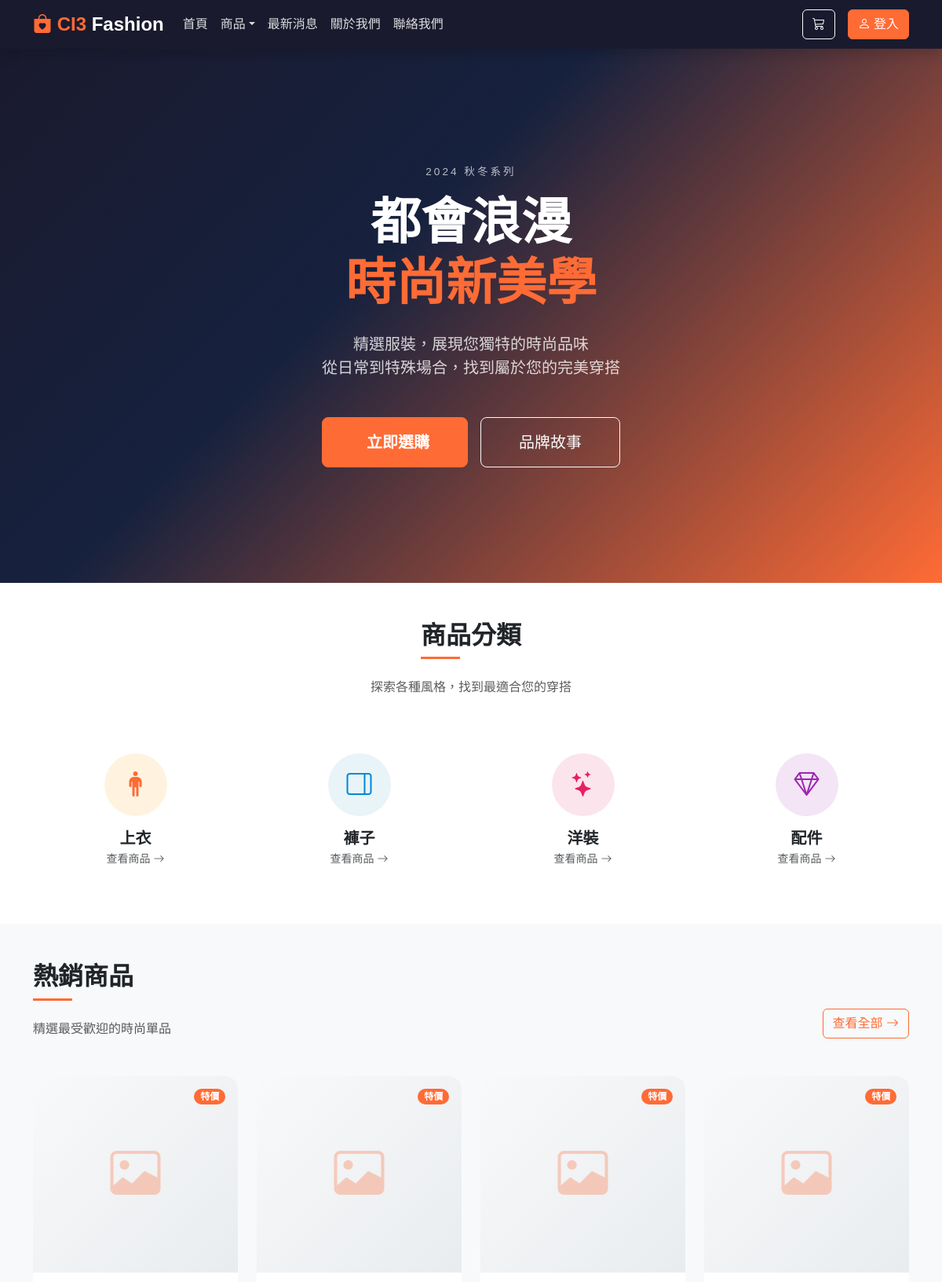
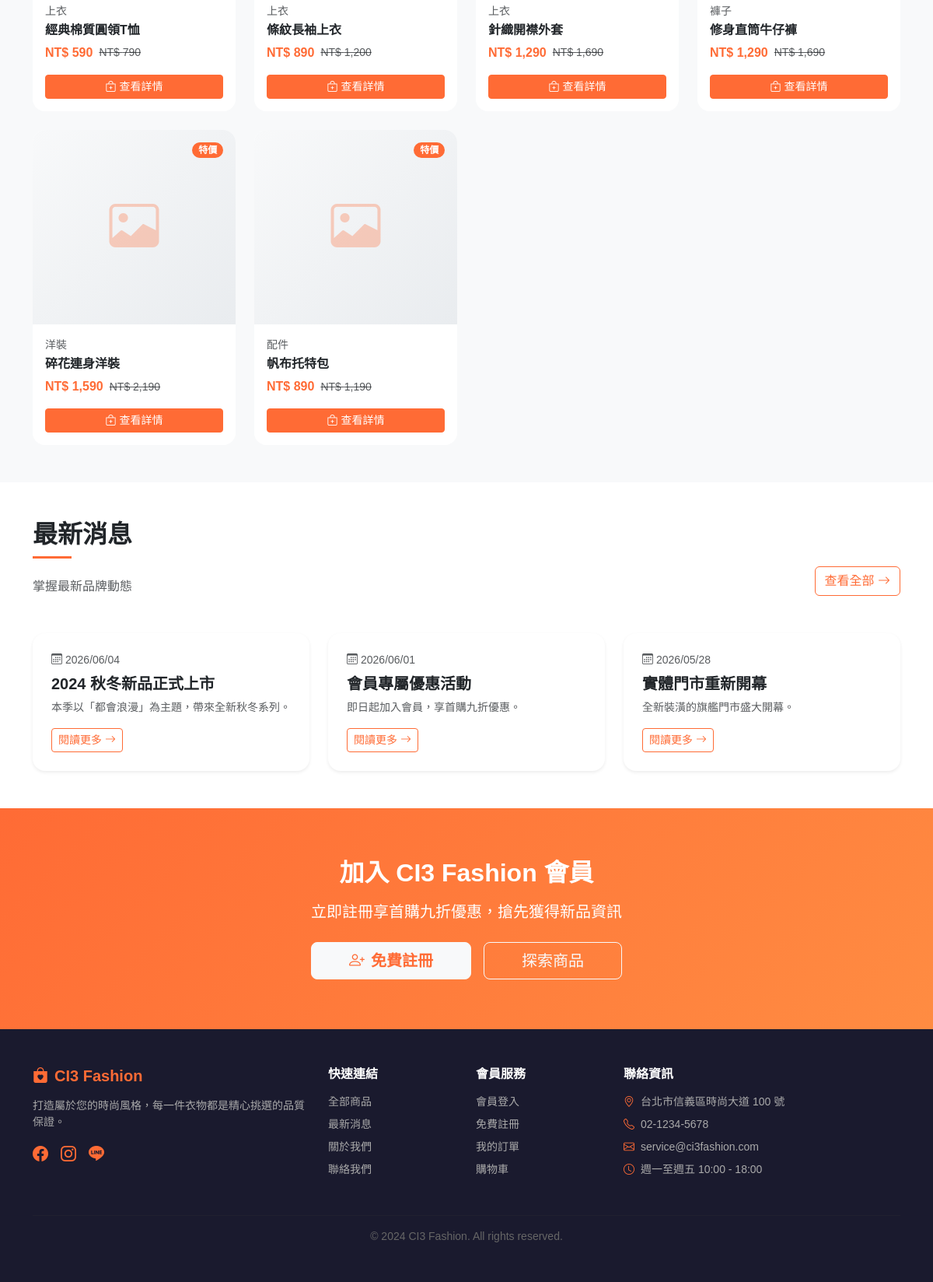
The page / on the database its author committed (2 pictures, top to bottom).
### tables this page shows
CREATE TABLE `categories` (
  `id`         int          NOT NULL AUTO_INCREMENT,
  `name`       varchar(100) NOT NULL COMMENT '分類顯示名稱',
  `slug`       varchar(100) NOT NULL COMMENT 'URL 識別名稱（英文小寫）',
  `sort_order` int          DEFAULT '0' COMMENT '排列順序，數字越小越前',
  PRIMARY KEY (`id`),
  UNIQUE KEY `slug` (`slug`)
);

CREATE TABLE `products` (
  `id`             int            NOT NULL AUTO_INCREMENT,
  `name`           varchar(255) NOT NULL COMMENT '商品名稱',
  `category_id`    int            NOT NULL COMMENT '所屬分類 ID（FK → categories.id）',
  `description`    text COMMENT '商品描述',
  `price`          decimal(10,2)  NOT NULL DEFAULT '0.00' COMMENT '現售價',
  `original_price` decimal(10,2)  DEFAULT NULL COMMENT '劃線原價（null 表示無折扣顯示）',
  `is_active`      tinyint(1)     DEFAULT '1' COMMENT '上架狀態：1=上架，0=下架',
  `is_featured`    tinyint(1)     DEFAULT '0' COMMENT '精選旗標：1=首頁精選顯示',
  `stock`          int            DEFAULT '0' COMMENT '總庫存數量',
  `created_at`     timestamp      NULL DEFAULT CURRENT_TIMESTAMP,
  PRIMARY KEY (`id`),
  KEY `category_id` (`category_id`),
  CONSTRAINT `products_ibfk_1` FOREIGN KEY (`category_id`) REFERENCES `categories` (`id`)
);

CREATE TABLE `news` (
  `id`           int        NOT NULL AUTO_INCREMENT,
  `title`        varchar(255) NOT NULL COMMENT '文章標題',
  `summary`      text COMMENT '摘要（列表頁顯示用）',
  `content`      longtext COMMENT '完整內文（支援 HTML 富文字）',
  `is_published` tinyint(1) DEFAULT '0' COMMENT '發佈狀態：0=草稿，1=已發佈',
  `published_at` datetime   DEFAULT NULL COMMENT '發佈時間（草稿時為 NULL）',
  `created_at`   timestamp  NULL DEFAULT CURRENT_TIMESTAMP,
  PRIMARY KEY (`id`)
);

### application/core/MY_Controller.php (called while the page is built, shortened)
<?php
class Front_Controller extends MY_Controller {
    public function __construct() {
        $this->load->model('Product_model');
        $this->load->model('Category_model');
    }
    protected function render($view, $data = []) {
        $cart = $this->session->userdata('cart') ?: [];
        $data['cart_count'] = array_sum(array_column($cart, 'quantity'));
        $data['member']     = $this->session->userdata('member');
        $data['categories'] = $this->Category_model->get_all();
        $this->load->view('layouts/header', $data);
        $this->load->view($view, $data);
        $this->load->view('layouts/footer', $data);
    }
}

### application/controllers/Home.php (called while the page is built, shortened)
<?php
class Home extends Front_Controller {
    public function index() {
        $data['featured_products'] = $this->Product_model->get_featured(8);
        $data['latest_news']       = $this->News_model->get_published(3);
        $this->render('frontend/home/index', $data);
    }
}

### index.php (called while the page is built, shortened)
<?php
require_once BASEPATH.'core/CodeIgniter.php';

### application/models/Category_model.php (called while the page is built, shortened)
<?php
class Category_model extends CI_Model {
    public function get_all() {
        return $this->db->order_by('sort_order')->get('categories')->result();
    }
}

### application/models/Product_model.php (called while the page is built, shortened)
<?php
class Product_model extends CI_Model {
    public function get_featured($limit = 8) {
        return $this->db->select('p.*, c.name as category_name')
                        ->from('products p')
                        ->join('categories c', 'c.id = p.category_id')
                        ->where('p.is_active', 1)
                        ->where('p.is_featured', 1)
                        ->limit($limit)
                        ->get()->result();
    }
}

### application/models/News_model.php (called while the page is built, shortened)
<?php
class News_model extends CI_Model {
    public function get_published($limit = null, $offset = 0) {
        $this->db->where('is_published', 1)->order_by('published_at', 'DESC');
        if ($limit) $this->db->limit($limit, $offset);
        return $this->db->get('news')->result();
    }
}

### application/views/frontend/home/index.php (the view, shortened to what this page needs)
<section class="hero">
    <div class="container text-center text-white py-5">
        <p class="text-uppercase tracking-wider mb-3" style="color:rgba(255,255,255,0.7); letter-spacing:3px; font-size:.85rem;">2024 秋冬系列</p>
        <h1 class="display-3 fw-bold mb-4">都會浪漫<br><span style="color:var(--orange)">時尚新美學</span></h1>
        <p class="lead mb-5" style="color:rgba(255,255,255,0.8); max-width:500px; margin:0 auto;">精選服裝，展現您獨特的時尚品味<br>從日常到特殊場合，找到屬於您的完美穿搭</p>
        <div class="d-flex gap-3 justify-content-center flex-wrap">
            <a href="<?= base_url('products') ?>" class="btn btn-orange btn-lg px-5 py-3 fw-semibold">
                <i class="bi bi-bag2 me-2"></i>立即選購
            </a>
            <a href="<?= base_url('about') ?>" class="btn btn-outline-light btn-lg px-5 py-3">
                品牌故事
            </a>
        </div>
    </div>
</section>
<section class="py-5 bg-white">
    <div class="container">
        <div class="text-center mb-5">
            <h2 class="section-title mx-auto">商品分類</h2>
            <p class="text-muted mt-3">探索各種風格，找到最適合您的穿搭</p>
        </div>
        <div class="row g-4 justify-content-center">
            <?php
            $icons = ['tops'=>'bi-person-standing','pants'=>'bi-layout-sidebar-reverse','dresses'=>'bi-stars','accessories'=>'bi-gem'];
            $colors_bg = ['tops'=>'#FFF3E0','pants'=>'#E8F4F8','dresses'=>'#FCE4EC','accessories'=>'#F3E5F5'];
            $colors_text = ['tops'=>'#FF6B35','pants'=>'#0288D1','dresses'=>'#E91E63','accessories'=>'#9C27B0'];
            if (!empty($categories)): foreach ($categories as $cat): ?>
            <div class="col-6 col-md-3">
                <a href="<?= base_url('products/category/' . $cat->slug) ?>" class="text-decoration-none">
                    <div class="category-card card text-center p-4">
                        <div class="category-icon mx-auto mb-3" style="background:<?= $colors_bg[$cat->slug] ?? '#FFF3E0' ?>; color:<?= $colors_text[$cat->slug] ?? '#FF6B35' ?>">
                            <i class="bi <?= $icons[$cat->slug] ?? 'bi-tag' ?>"></i>
                        </div>
                        <h5 class="fw-bold mb-0"><?= $cat->name ?></h5>
                        <p class="small text-muted mt-1 mb-0">查看商品 <i class="bi bi-arrow-right"></i></p>
                    </div>
                </a>
            </div>
            <?php endforeach; endif; ?>
        </div>
    </div>
</section>
<section class="py-5" style="background:#f8f9fa">
    <div class="container">
        <div class="d-flex justify-content-between align-items-end mb-5">
            <div>
                <h2 class="section-title">熱銷商品</h2>
                <p class="text-muted mt-3 mb-0">精選最受歡迎的時尚單品</p>
            </div>
            <a href="<?= base_url('products') ?>" class="btn btn-outline-orange">查看全部 <i class="bi bi-arrow-right"></i></a>
        </div>
        <div class="row g-4">
            <?php if (!empty($featured_products)): foreach ($featured_products as $p): ?>
            <div class="col-6 col-md-4 col-lg-3">
                <div class="product-card card h-100 position-relative">
                    <?php if ($p->original_price && $p->price < $p->original_price): ?>
                    <span class="badge badge-sale rounded-pill">特價</span>
                    <?php endif; ?>
                    <a href="<?= base_url('products/' . $p->id) ?>" class="text-decoration-none">
                        <div class="product-img">
                            <i class="bi bi-image" style="font-size:4rem; opacity:.3"></i>
                        </div>
                    </a>
                    <div class="card-body">
                        <p class="small text-muted mb-1"><?= htmlspecialchars($p->category_name) ?></p>
                        <h6 class="fw-bold mb-2">
                            <a href="<?= base_url('products/' . $p->id) ?>" class="text-decoration-none text-dark"><?= htmlspecialchars($p->name) ?></a>
                        </h6>
                        <div class="d-flex align-items-center gap-2">
                            <span class="fw-bold" style="color:var(--orange)">NT$ <?= number_format($p->price) ?></span>
                            <?php if ($p->original_price && $p->price < $p->original_price): ?>
                            <span class="small text-muted text-decoration-line-through">NT$ <?= number_format($p->original_price) ?></span>
                            <?php endif; ?>
                        </div>
                    </div>
                    <div class="card-footer bg-white border-0 pt-0 pb-3">
                        <a href="<?= base_url('products/' . $p->id) ?>" class="btn btn-orange w-100 btn-sm">
                            <i class="bi bi-bag-plus me-1"></i>查看詳情
                        </a>
                    </div>
                </div>
            </div>
            <?php endforeach; endif; ?>
        </div>
    </div>
</section>
<section class="py-5 bg-white">
    <div class="container">
        <div class="d-flex justify-content-between align-items-end mb-5">
            <div>
                <h2 class="section-title">最新消息</h2>
                <p class="text-muted mt-3 mb-0">掌握最新品牌動態</p>
            </div>
            <a href="<?= base_url('news') ?>" class="btn btn-outline-orange">查看全部 <i class="bi bi-arrow-right"></i></a>
        </div>
        <div class="row g-4">
            <?php if (!empty($latest_news)): foreach ($latest_news as $n): ?>
            <div class="col-md-4">
                <div class="news-card card h-100 shadow-sm">
                    <div class="card-body p-4">
                        <p class="small text-muted mb-2"><i class="bi bi-calendar3 me-1"></i><?= date('Y/m/d', strtotime($n->published_at)) ?></p>
                        <h5 class="fw-bold mb-2"><?= htmlspecialchars($n->title) ?></h5>
                        <p class="text-muted small mb-3"><?= htmlspecialchars($n->summary) ?></p>
                        <a href="<?= base_url('news/' . $n->id) ?>" class="btn btn-sm btn-outline-orange">閱讀更多 <i class="bi bi-arrow-right"></i></a>
                    </div>
                </div>
            </div>
            <?php endforeach; endif; ?>
        </div>
    </div>
</section>
<section class="cta-section py-5 text-white text-center">
    <div class="container py-3">
        <h2 class="fw-bold mb-3">加入 CI3 Fashion 會員</h2>
        <p class="lead mb-4 opacity-90">立即註冊享首購九折優惠，搶先獲得新品資訊</p>
        <div class="d-flex gap-3 justify-content-center flex-wrap">
            <a href="<?= base_url('member/register') ?>" class="btn btn-light btn-lg px-5 fw-semibold" style="color:var(--orange)">
                <i class="bi bi-person-plus me-2"></i>免費註冊
            </a>
            <a href="<?= base_url('products') ?>" class="btn btn-outline-light btn-lg px-5">探索商品</a>
        </div>
    </div>
</section>

### rows shown on the page
categories: name "上衣"
categories: name "褲子"
categories: name "洋裝"
categories: name "配件"
products: shows "特價", category.name "上衣", name "經典棉質圓領T恤", price "590", original_price "790"
products: shows "特價", category.name "上衣", name "條紋長袖上衣", price "890", original_price "1,200"
products: shows "特價", category.name "上衣", name "針織開襟外套", price "1,290", original_price "1,690"
products: shows "特價", category.name "褲子", name "修身直筒牛仔褲", price "1,290", original_price "1,690"
products: shows "特價", category.name "洋裝", name "碎花連身洋裝", price "1,590", original_price "2,190"
products: shows "特價", category.name "配件", name "帆布托特包", price "890", original_price "1,190"
news: published_at "2026/06/04", title "2024 秋冬新品正式上市", summary "本季以「都會浪漫」為主題，帶來全新秋冬系列。"
news: published_at "2026/06/01", title "會員專屬優惠活動", summary "即日起加入會員，享首購九折優惠。"
news: published_at "2026/05/28", title "實體門市重新開幕", summary "全新裝潢的旗艦門市盛大開幕。"
